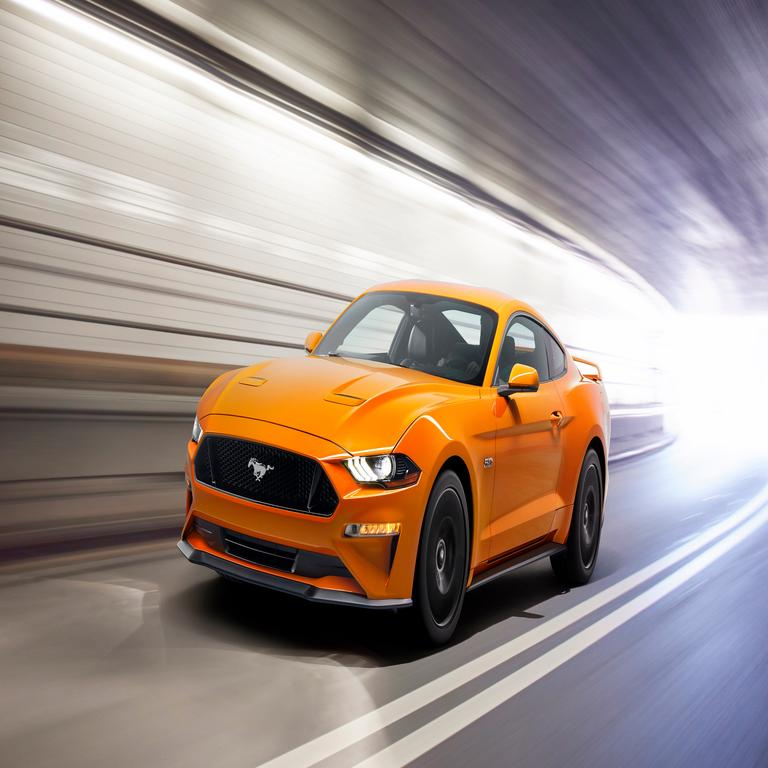

Recreate this plot in Python.
import PIL
from PIL import Image

#mywidth = 3840
#myheight = 2160

img=Image.open('wallpaper.jpg')
img=img.resize((768,768),PIL.Image.ANTIALIAS)
img.save('pillow.jpg')
img.show()